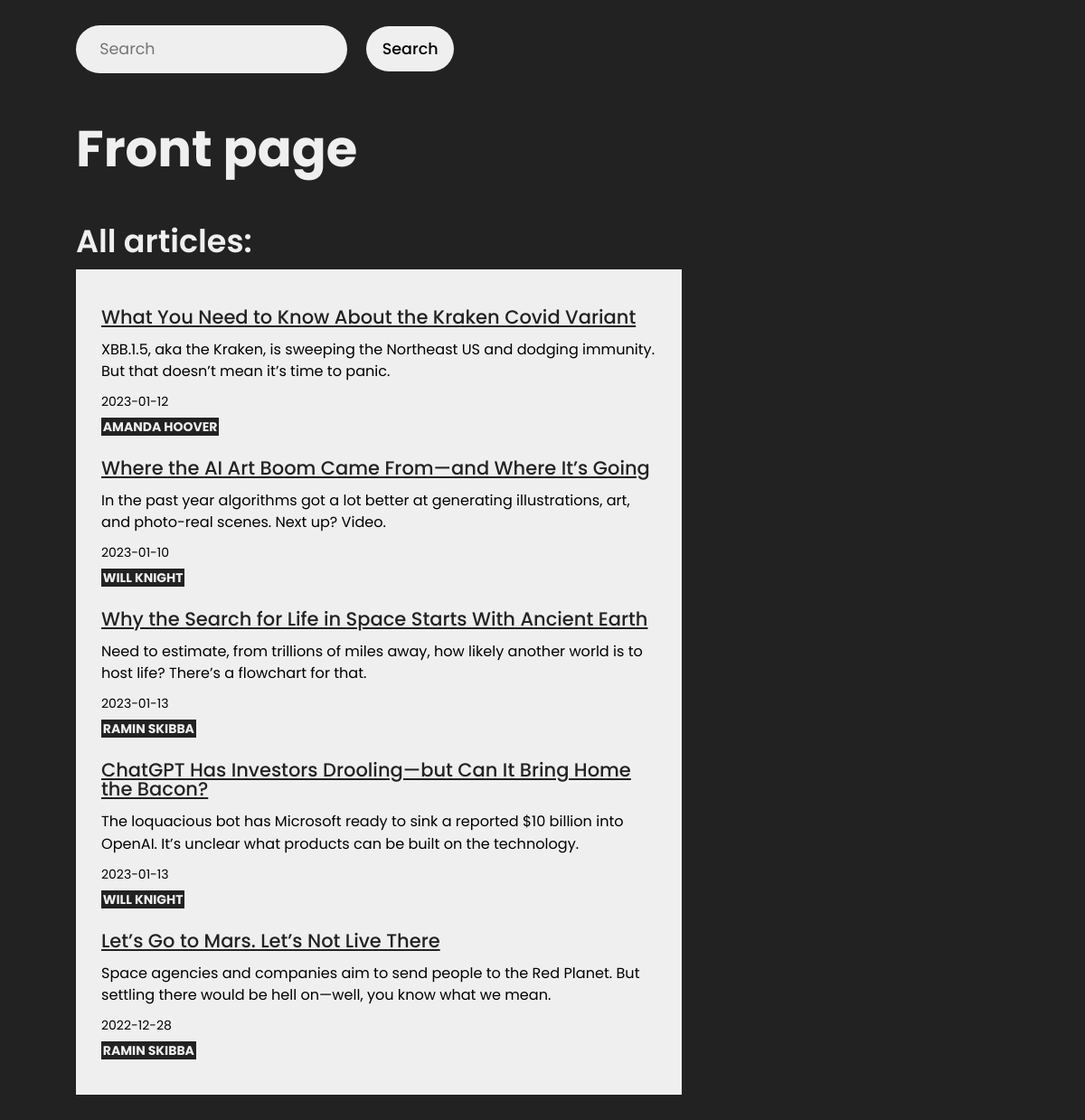
The page / on the database its author committed.
### tables this page shows
CREATE TABLE `article` (
  `a_id` int(11) NOT NULL,
  `a_title` varchar(256) NOT NULL,
  `a_text` text NOT NULL,
  `a_author` varchar(256) NOT NULL,
  `a_date` date NOT NULL
);

### index.php (the view)
<?php
include_once 'header.php';
?>
<wrapper>
		<section class="search">
			<div class="search__container">
				<form action="search.php" method="POST">
					<input type="text" name="search" placeholder="Search">
					<button type="submit" name="submit">Search</button>
				</form>
			</div>
		</section>
		<h1 class="h1-title">Front page</h1>
		<section class="article">
			<h2 class="article__title">
				All articles:
			</h2>
			<div class="article__container">
				<?php
					$sql = "SELECT * FROM article";
					$result = mysqli_query($conn, $sql);
					$query_results = mysqli_num_rows($result);
					if ($query_results > 0) {
						while ($row = mysqli_fetch_assoc($result)) {
							echo '<div class="article__text">
										<a href="first_article.php" class="text__title">'.$row['a_title'].'</a>
										<p class="text__desc">'.$row['a_text'].'</p>
										<p class="text__date">'.$row['a_date'].'</p>
										<p class="text__author"><span>'.$row['a_author'].'</span></p>
									</div>';
						}
					}
				?>
			</div>
		</section>
</wrapper>
<?php
include_once 'footer.php';
?>

### header.php (shortened to what this page needs)
<!DOCTYPE html>
<html lang="en">
<head>
	<link rel="stylesheet" href="css/styles.css">
</head>
<body>

### footer.php
</body>
</html>

### css/styles.css (style rules this page uses)
* { padding: 0;margin: 0;border: 0; scroll-behavior: smooth; }
*, *:before, *:after { font-family: Poppins; -moz-box-sizing: border-box; -webkit-box-sizing: border-box; box-sizing: border-box; overflow-x: none; }
html { height: 100%; width: 100%; font-size: 100%; line-height: 1; font-size: 14px; -ms-text-size-adjust: 100%; -moz-text-size-adjust: 100%; -webkit-text-size-adjust: 100%; overflow-x: hidden; }
input, button, textarea { font-family: inherit; }
button { cursor: pointer; }
a, a:visited { text-decoration: none; }
h1, h2, h3, h4, h5, h6 { font-size: inherit;font-weight: 400; }
body { background-color: #222; height: 100vh; }
wrapper { display: flex; flex-direction: column; }
.search { padding: 2em 6em 0em; }
input { margin-right: 1em; }
input[type=text] { height: 50px; width: 300px; padding: 1.5em; font-size: 1.25em; border-radius: 50px; background-color: rgb(239, 239, 239); }
button { font-weight: 500; height: 50px; font-size: 1.25em; border-radius: 50px; padding: 0 1em; transition: .3s; }
.h1-title { padding: 1em 1.5em 0em; font-size: 4em; font-weight: 700; color: rgb(239, 239, 239); }
.article { padding: 4em 0em 2em 6em; }
.article__title { font-size: 2.5em; font-weight: 600; color: rgb(239, 239, 239); }
.article__container { width: 60%; padding: 2em; margin: 1em 0; background-color: rgb(239, 239, 239); }
.article__text { padding: 1em 0; display: flex; flex-direction: column; gap: 1em; }
.text__title { font-size: 1.5em; font-weight: 500; text-decoration: none; color: #222; text-decoration: underline; transition: .3s; }
.text__desc { font-size: 1.15em; line-height: 1.5em; }
.text__author { font-weight: bold; color: rgb(239, 239, 239); }
.text__author span { background-color: #222; padding: 0 .125em; }

### rows shown on the page
article: a_title "What You Need to Know About the Kraken Covid Variant", a_text "XBB.1.5, aka the Kraken, is sweeping the Northeast US and dodging immunity. But that doesn’t mean it’s time to panic.", a_date "2023-01-12", a_author "AMANDA HOOVER"
article: a_title "Where the AI Art Boom Came From—and Where It’s Going", a_text "In the past year algorithms got a lot better at generating illustrations, art, and photo-real scenes. Next up? Video.", a_date "2023-01-10", a_author "WILL KNIGHT"
article: a_title "Why the Search for Life in Space Starts With Ancient Earth", a_text "Need to estimate, from trillions of miles away, how likely another world is to host life? There’s a flowchart for that.", a_date "2023-01-13", a_author "RAMIN SKIBBA"
article: a_title "ChatGPT Has Investors Drooling—but Can It Bring Home the Bacon?", a_text "The loquacious bot has Microsoft ready to sink a reported $10 billion into OpenAI. It’s unclear what products can be built on the technology.", a_date "2023-01-13", a_author "WILL KNIGHT"
article: a_title "Let’s Go to Mars. Let’s Not Live There", a_text "Space agencies and companies aim to send people to the Red Planet. But settling there would be hell on—well, you know what we mean.", a_date "2022-12-28", a_author "RAMIN SKIBBA"
